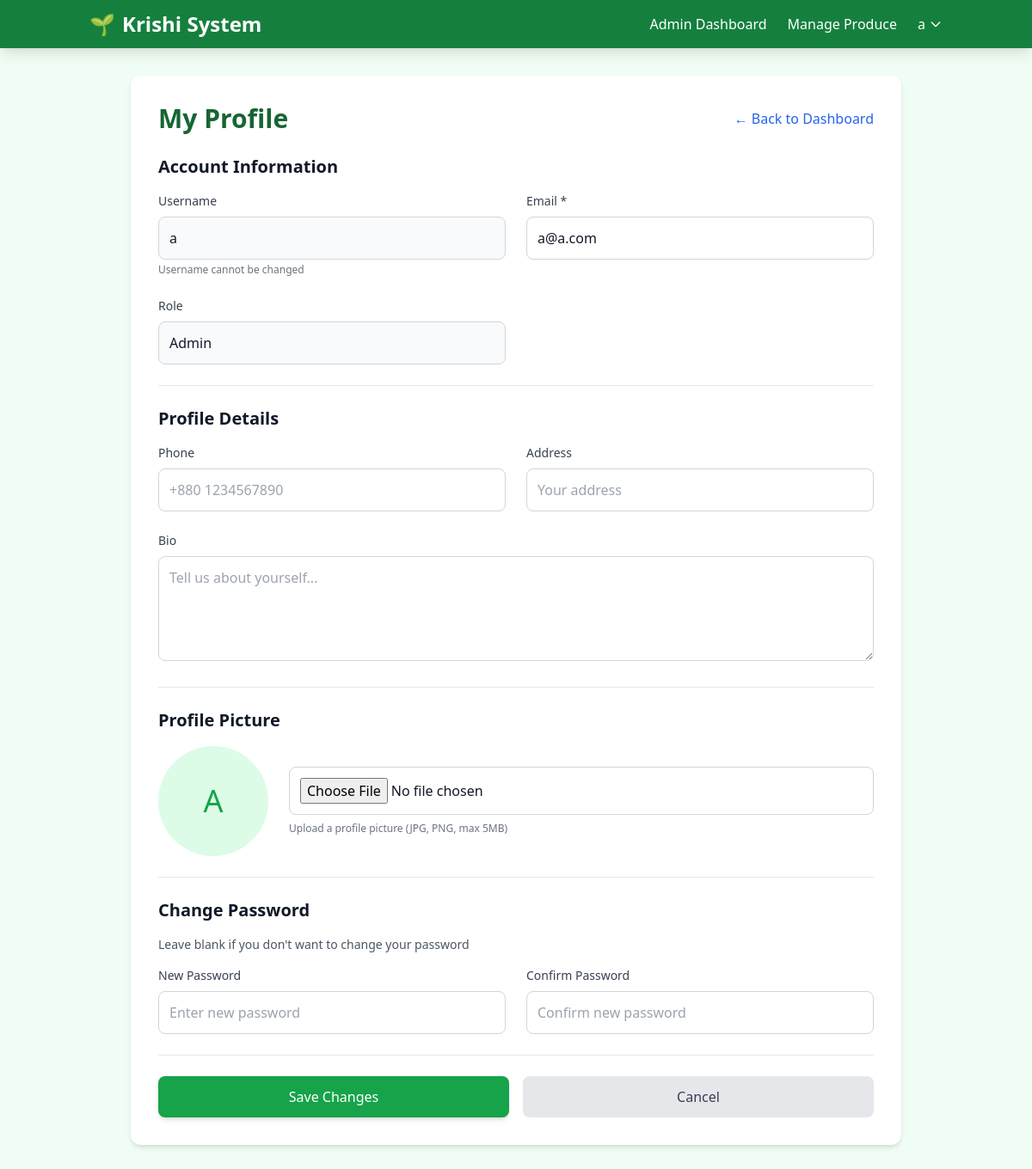
Page /profile/ (signed in) on the committed database.
### core/models.py (models this page shows, shortened)
class User(AbstractUser):
    ROLE_CHOICES = (
        ('farmer', 'Farmer'),
        ('buyer', 'Buyer'),
        ('expert', 'Expert'),
        ('admin', 'Admin'),
    )
    role = models.CharField(max_length=10, choices=ROLE_CHOICES, default='farmer')
    email = models.EmailField(unique=True)
    USERNAME_FIELD = 'username'
    REQUIRED_FIELDS = ['email', 'role']

### core/views.py (the view, shortened to what this page needs)
# urls.py: path('profile/', views.profile, name='profile'),
@login_required
def profile(request):
    if not hasattr(request.user, 'profile'):
        Profile.objects.create(user=request.user)
    return render(request, 'core/profile.html')

### templates/core/profile.html (shortened to what this page needs)
{% extends 'base.html' %}
{% block content %}
<div class="max-w-4xl mx-auto">
    <div class="bg-white p-8 rounded-xl shadow-md">
        <div class="flex justify-between items-center mb-6">
            <h2 class="text-3xl font-bold text-green-800">My Profile</h2>
            <a href="{% url 'dashboard' %}" class="text-blue-600 hover:underline">← Back to Dashboard</a>
        </div>
        <form method="post" enctype="multipart/form-data" class="space-y-6" x-data="{ previewAvatar: {% if user.profile.avatar %}'{{ user.profile.avatar.url }}'{% else %}null{% endif %} }">
            <div class="border-b pb-6">
                <h3 class="text-xl font-bold mb-4">Account Information</h3>
                <div class="grid grid-cols-1 md:grid-cols-2 gap-6">
                    <div>
                        <label class="block text-sm font-medium text-gray-700 mb-2">Username</label>
                        <input type="text" name="username" value="{{ user.username }}" class="w-full border border-gray-300 rounded-lg p-3 bg-gray-50" readonly>
                        <p class="text-xs text-gray-500 mt-1">Username cannot be changed</p>
                    </div>
                    <div>
                        <label class="block text-sm font-medium text-gray-700 mb-2">Email *</label>
                        <input type="email" name="email" value="{{ user.email }}" required class="w-full border border-gray-300 rounded-lg p-3 focus:ring-2 focus:ring-green-500 focus:border-transparent">
                    </div>
                    <div>
                        <label class="block text-sm font-medium text-gray-700 mb-2">Role</label>
                        <input type="text" value="{{ user.get_role_display }}" class="w-full border border-gray-300 rounded-lg p-3 bg-gray-50" readonly>
                    </div>
                </div>
            </div>
            <div class="border-b pb-6">
                <h3 class="text-xl font-bold mb-4">Profile Details</h3>
                <div class="grid grid-cols-1 md:grid-cols-2 gap-6">
                    <div>
                        <label class="block text-sm font-medium text-gray-700 mb-2">Phone</label>
                        <input type="text" name="phone" value="{{ user.profile.phone }}" class="w-full border border-gray-300 rounded-lg p-3 focus:ring-2 focus:ring-green-500 focus:border-transparent" placeholder="+880 1234567890">
                    </div>
                    <div>
                        <label class="block text-sm font-medium text-gray-700 mb-2">Address</label>
                        <input type="text" name="address" value="{{ user.profile.address }}" class="w-full border border-gray-300 rounded-lg p-3 focus:ring-2 focus:ring-green-500 focus:border-transparent" placeholder="Your address">
                    </div>
                    <div class="md:col-span-2">
                        <label class="block text-sm font-medium text-gray-700 mb-2">Bio</label>
                        <textarea name="bio" rows="4" class="w-full border border-gray-300 rounded-lg p-3 focus:ring-2 focus:ring-green-500 focus:border-transparent" placeholder="Tell us about yourself...">{{ user.profile.bio }}</textarea>
                    </div>
                </div>
            </div>
            <div class="border-b pb-6">
                <h3 class="text-xl font-bold mb-4">Profile Picture</h3>
                <div class="flex items-center space-x-6">
                    <div class="flex-shrink-0">
                        <template x-if="!previewAvatar">
                            <div class="w-32 h-32 rounded-full bg-green-100 flex items-center justify-center text-4xl text-green-600">
                                {{ user.username.0|upper }}
                            </div>
                        </template>
                    </div>
                    <div class="flex-1">
                        <input type="file" name="avatar" accept="image/*" @change="previewAvatar = URL.createObjectURL($event.target.files[0])" class="w-full border border-gray-300 rounded-lg p-3 focus:ring-2 focus:ring-green-500 focus:border-transparent">
                        <p class="text-xs text-gray-500 mt-2">Upload a profile picture (JPG, PNG, max 5MB)</p>
                    </div>
                </div>
            </div>
            <div class="border-b pb-6">
                <h3 class="text-xl font-bold mb-4">Change Password</h3>
                <p class="text-sm text-gray-600 mb-4">Leave blank if you don't want to change your password</p>
                <div class="grid grid-cols-1 md:grid-cols-2 gap-6">
                    <div>
                        <label class="block text-sm font-medium text-gray-700 mb-2">New Password</label>
                        <input type="password" name="new_password" class="w-full border border-gray-300 rounded-lg p-3 focus:ring-2 focus:ring-green-500 focus:border-transparent" placeholder="Enter new password">
                    </div>
                    <div>
                        <label class="block text-sm font-medium text-gray-700 mb-2">Confirm Password</label>
                        <input type="password" name="confirm_password" class="w-full border border-gray-300 rounded-lg p-3 focus:ring-2 focus:ring-green-500 focus:border-transparent" placeholder="Confirm new password">
                    </div>
                </div>
            </div>
            <div class="flex space-x-4">
                <button type="submit" class="flex-1 bg-green-600 text-white py-3 rounded-lg hover:bg-green-700 transition shadow-md hover:shadow-lg transform hover:-translate-y-0.5">
                    Save Changes
                </button>
                <a href="{% url 'dashboard' %}" class="flex-1 bg-gray-200 text-gray-700 py-3 rounded-lg hover:bg-gray-300 transition text-center">
                    Cancel
                </a>
            </div>
        </form>
    </div>
</div>
{% endblock %}

### templates/base.html (shortened to what this page needs)
{% load static %}
{% load i18n %}
<!DOCTYPE html>
<html lang="en">
<head>
    <script src="https://cdn.tailwindcss.com"></script>
</head>
<body class="bg-green-50 font-sans text-gray-900">
    <nav class="bg-green-700 text-white shadow-lg" x-data="{ open: false }">
        <div class="container mx-auto px-4 py-3 flex justify-between items-center">
            <a href="/" class="text-2xl font-bold flex items-center space-x-2">
                <span>🌱</span>
                <span>Krishi System</span>
            </a>
            <div class="hidden md:flex space-x-6 items-center" x-data="globalNotifications()">
                {% if user.is_authenticated %}
                    {% if user.role == 'farmer' %}
                        <a href="{% url 'dashboard' %}" class="hover:text-green-200 transition relative">
                            {% trans "Farmer Dashboard" %}
                            <span x-show="unreadCount > 0" class="absolute -top-2 -right-3 bg-red-500 text-white text-xs px-1.5 py-0.5 rounded-full" x-text="unreadCount"></span>
                        </a>
                        <a href="/farmers/listings/" class="hover:text-green-200 transition">{% trans "My Listings" %}</a>
                    {% elif user.role == 'admin' %}
                        <a href="{% url 'dashboard' %}" class="hover:text-green-200 transition relative">
                            {% trans "Admin Dashboard" %}
                        </a>
                    {% else %}
                        <a href="{% url 'dashboard' %}" class="hover:text-green-200 transition relative">
                            {% trans "Dashboard" %}
                            <span x-show="unreadCount > 0" class="absolute -top-2 -right-3 bg-red-500 text-white text-xs px-1.5 py-0.5 rounded-full" x-text="unreadCount"></span>
                        </a>
                    {% endif %}
                    {% if user.role == 'admin' or 'produce.add_produce' in user.get_all_permissions %}
                        <a href="{% url 'admin_produce_list' %}" class="hover:text-green-200 transition">{% trans "Manage Produce" %}</a>
                    {% endif %}
                    <div class="relative" x-data="{ dropdown: false }">
                        <button @click="dropdown = !dropdown" class="flex items-center space-x-1 hover:text-green-200 focus:outline-none">
                            <span>{{ user.username }}</span>
                            <svg class="w-4 h-4" fill="none" stroke="currentColor" viewBox="0 0 24 24"><path stroke-linecap="round" stroke-linejoin="round" stroke-width="2" d="M19 9l-7 7-7-7"></path></svg>
                        </button>
                    </div>
                {% else %}
                    <a href="{% url 'login' %}" class="hover:text-green-200 transition">{% trans "Login" %}</a>
                    <a href="{% url 'register' %}" class="bg-white text-green-700 px-4 py-2 rounded-full font-semibold hover:bg-green-100 transition">{% trans "Register" %}</a>
                {% endif %}
            </div>
        </div>
    </nav>
    <main class="container mx-auto px-4 py-8 min-h-screen">
        {% block content %}{% endblock %}
    </main>
</body>
</html>

### rows in the picture
User: username "a", email "a@a.com", role "Admin", username.0 "A"
